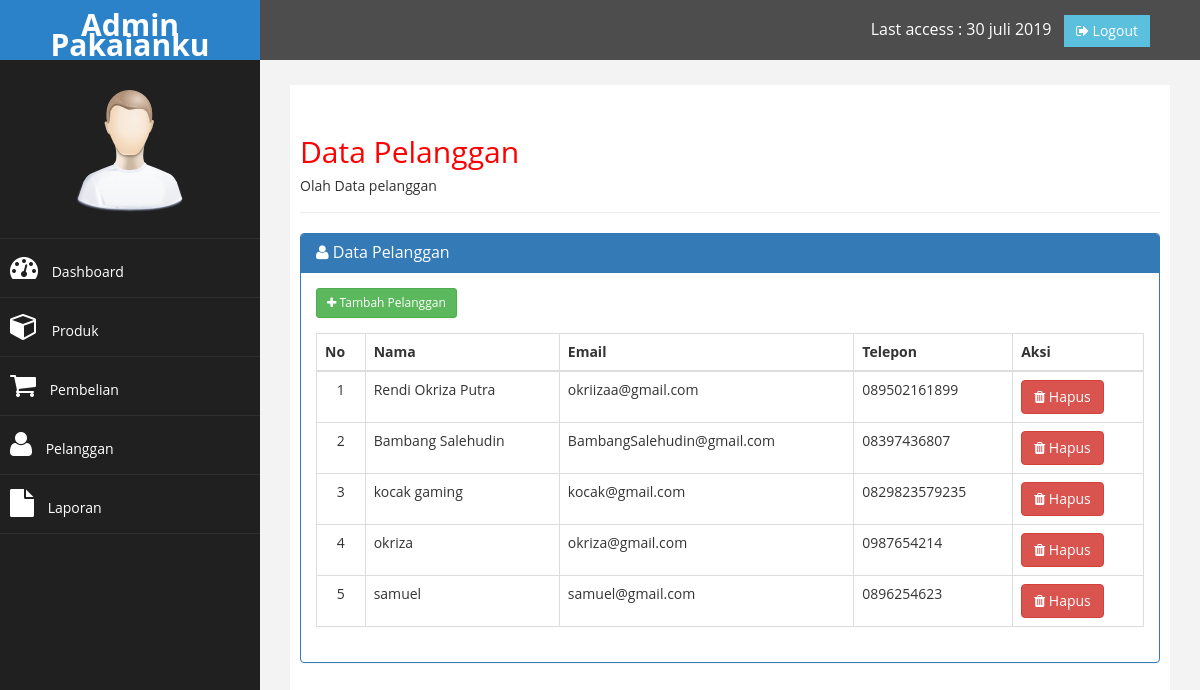
Page /admin/index.php?halaman=pelanggan (signed in) on the committed database.
### tables this page shows
CREATE TABLE `pelanggan` (
  `id_pelanggan` int(11) NOT NULL,
  `email_pelanggan` varchar(100) NOT NULL,
  `password_pelanggan` varchar(64) NOT NULL,
  `nama_pelanggan` varchar(100) NOT NULL,
  `telepon_pelanggan` varchar(25) NOT NULL,
  `alamat_pelanggan` text NOT NULL
);

### admin/pelanggan.php (the view)
<div class="page-header">
    <h2>Data Pelanggan</h2>
    <h5>Olah Data pelanggan </h5>
</div>
<div class="panel panel-primary">
    <div class="panel-heading">
        <h3 class="panel-title"> <i class="fa fa-user"></i> Data Pelanggan</h3>
    </div>
    <div class="row">
        <div class="col-md-12" style="padding-top:15px;">
            <div class="col-md-6">
            <a href="index.php?halaman=tambahpelanggan" class="btn btn-success btn-sm"><span class="fa fa-plus"></span> Tambah Pelanggan</a>
            </div>
        </div>
    </div>
    <div class="panel-body">
        <table class="table table-bordered">
            <thead>
                <tr>
                    <th>No</th>
                    <th>Nama</th>
                    <th>Email</th>
                    <th>Telepon</th>
                    <th>Aksi</th>
                </tr>
            </thead>
            <tbody>
                <?php $nomor=1; ?>
                <?php $ambil=$koneksi->query("SELECT * FROM pelanggan");?>
                <?php while($pecah=$ambil->fetch_assoc()) { ?>
                <tr>
                    <td align="center"><?php echo $nomor ?></td>
                    <td><?php echo $pecah['nama_pelanggan']; ?></td>
                    <td><?php echo $pecah['email_pelanggan']; ?></td>
                    <td><?php echo $pecah['telepon_pelanggan']; ?></td>
                    <td>
                        <a href="index.php?halaman=hapuspelanggan&id=<?php echo $pecah['id_pelanggan'];?>" class="btn btn-danger"> <i class="fa fa-trash"></i> Hapus</a>
                    </td>
                </tr>
                <?php $nomor++ ?>
                <?php }?>
            </tbody>
        </table>
    </div>
</div>

### admin/assets/css/custom.css (style rules this page uses)
body { font-family: 'Open Sans', sans-serif; }
h2 { color: #f00; }

### rows in the picture
pelanggan: nama_pelanggan "Rendi Okriza Putra", email_pelanggan "okriizaa@gmail.com", telepon_pelanggan "089502161899"
pelanggan: nama_pelanggan "Bambang Salehudin", email_pelanggan "BambangSalehudin@gmail.com", telepon_pelanggan "08397436807"
pelanggan: nama_pelanggan "kocak gaming", email_pelanggan "kocak@gmail.com", telepon_pelanggan "0829823579235"
pelanggan: nama_pelanggan "okriza", email_pelanggan "okriza@gmail.com", telepon_pelanggan "0987654214"
pelanggan: nama_pelanggan "samuel", email_pelanggan "samuel@gmail.com", telepon_pelanggan "0896254623"
